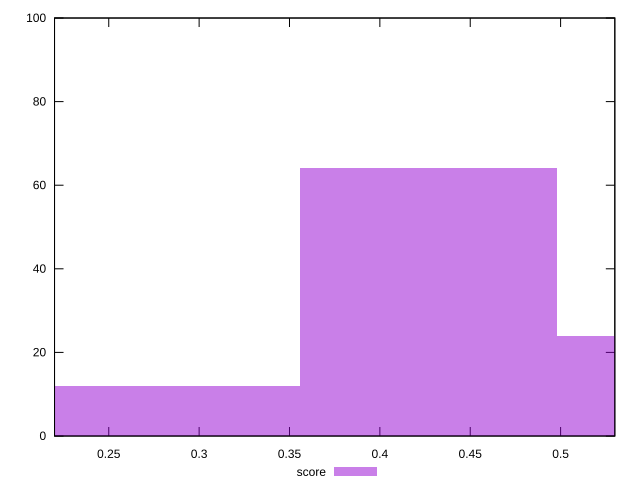

The gnuplot source for this figure:
reset

$score <<EOF
0.2846874292657081 12
0.42703114389856217 64
0.5693748585314162 24
EOF

set key outside below
set boxwidth 0.14234371463285406
set xrange [0.22:0.53]
set yrange [0:100]
set trange [0:100]
set style fill transparent solid 0.5 noborder
set terminal svg size 640, 490 enhanced background rgb 'white'
set output "report_00015_2021-02-09T16-11-33.973Z/first-cpu-idle/samples/pages+cached+noadtech/score/histogram.svg"

plot $score title "score" with boxes

reset
